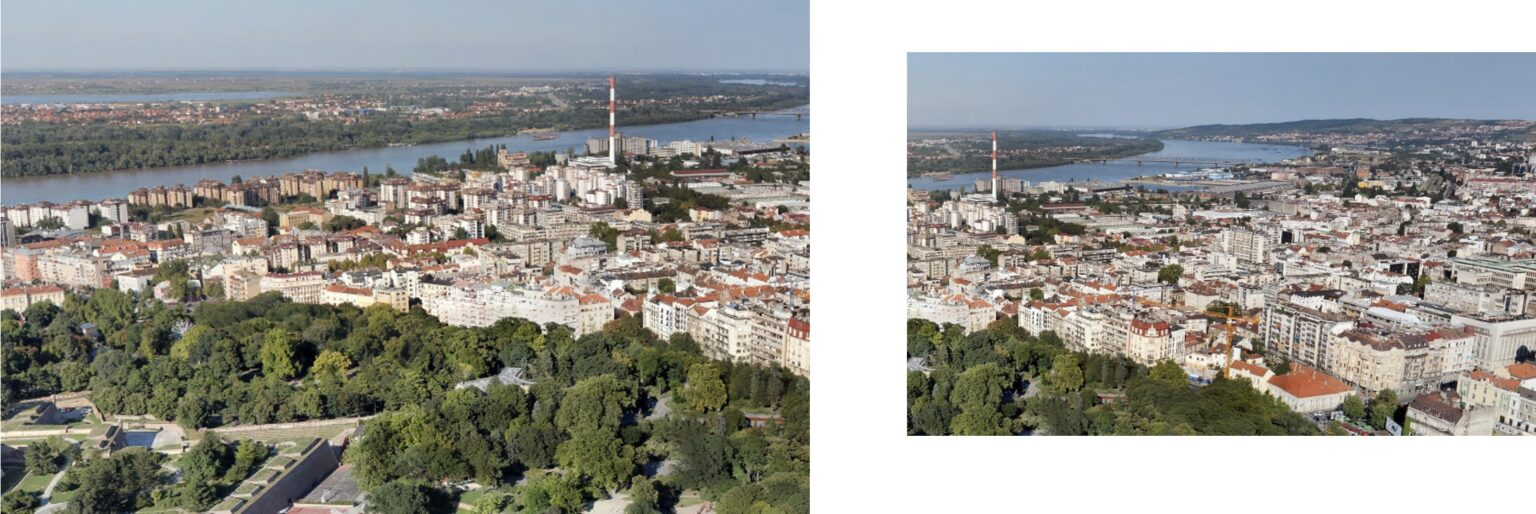
#> input picture first.jpg, 1536 x 514 px; the run also reads 1 picture not shown here
$ python datahacker.py
#> lines starting #> are read from the running program, lines starting #| are printed output that depends on the picture
# http://datahacker.rs/005-how-to-create-a-panorama-image-using-opencv-with-python/
import sys
import cv2
import numpy as np

from google.colab.patches import cv2_imshow

# Load our images
img1 = cv2.imread("first.jpg")
#> img1 is the input picture: shape (514, 1536, 3); mean B, G, R 145.3, 151.2, 151.4
img2 = cv2.imread("second.jpg")

img1_gray = cv2.cvtColor(img1, cv2.COLOR_BGR2GRAY)
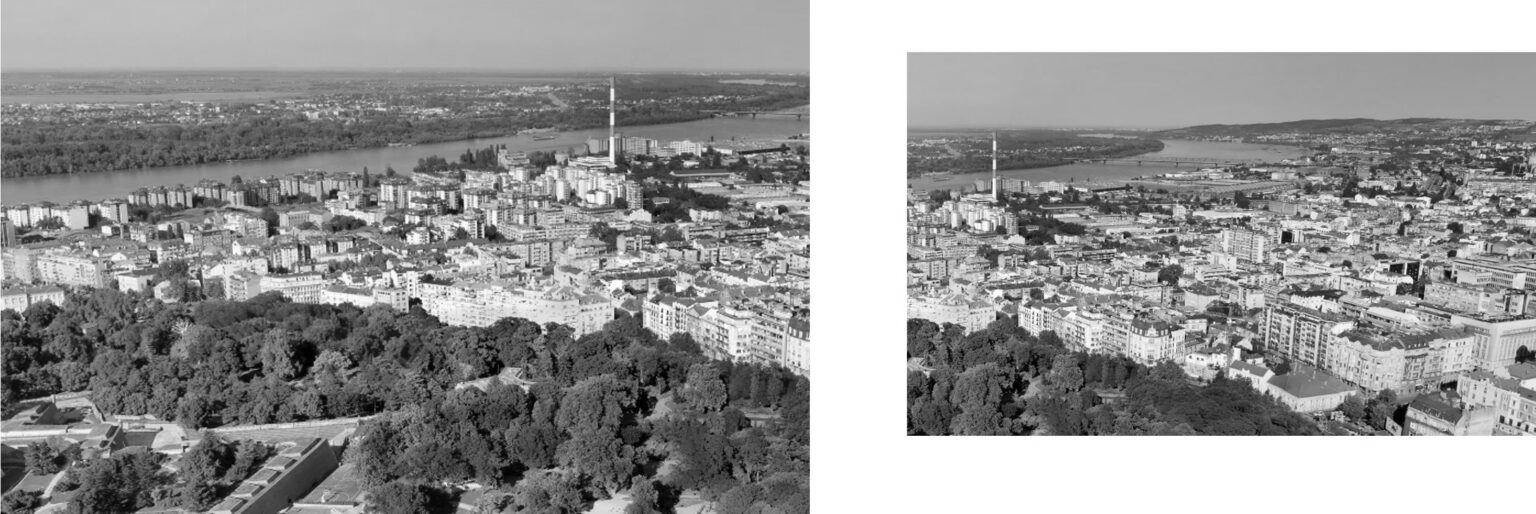
#> img1_gray: shape (514, 1536); min 0, max 255, mean 150.6
img2_gray = cv2.cvtColor(img2, cv2.COLOR_BGR2GRAY)

cv2_imshow(img1_gray)
cv2_imshow(img2_gray)

orb = cv2.ORB_create(nfeatures=2000)

# Find the key points and descriptors with ORB
keypoints1, descriptors1 = orb.detectAndCompute(img1, None)
#> keypoints1 = 2000 keypoints; strongest (x, y, size): (908, 434, 31), (909, 433, 44.6), (908, 429, 64.3), (913, 433, 77.1)
keypoints2, descriptors2 = orb.detectAndCompute(img2, None)
#> keypoints2 has the same summary as keypoints1

cv2_imshow(cv2.drawKeypoints(img1, keypoints1, None, (255, 0, 255)))
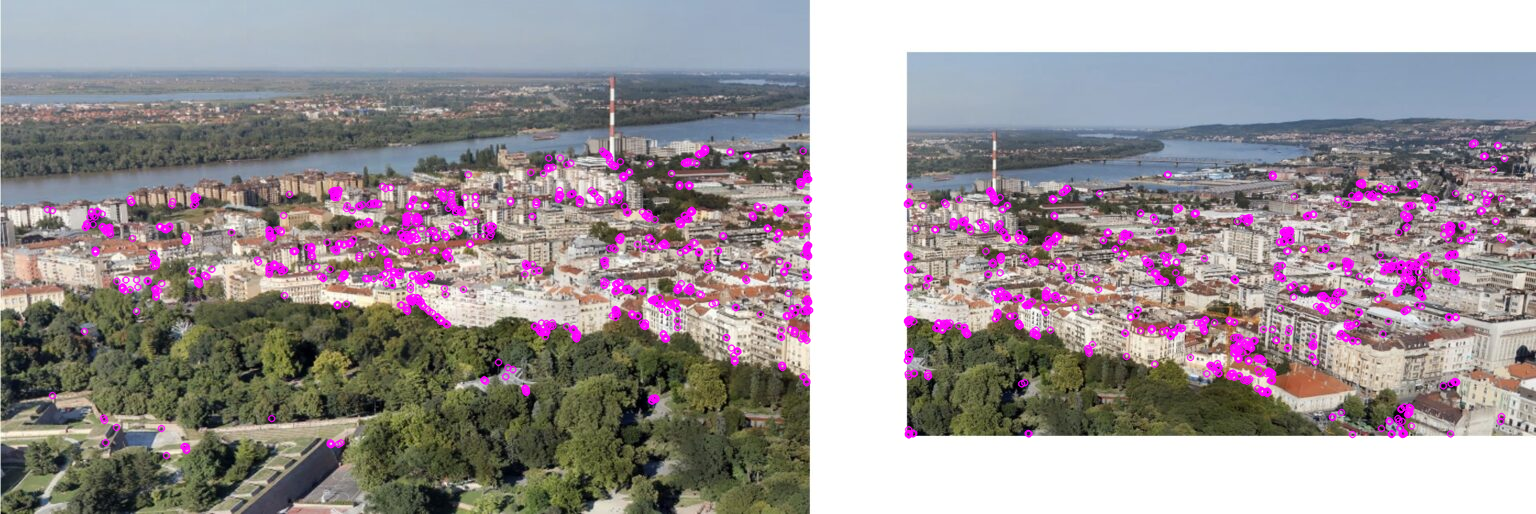
#> shown: shape (514, 1536, 3); mean B, G, R 149.5, 146.5, 155
cv2_imshow(cv2.drawKeypoints(img2, keypoints2, None, (255, 0, 255)))

# Create a BFMatcher object.
# It will find all of the matching keypoints on two images
bf = cv2.BFMatcher_create(cv2.NORM_HAMMING)

# Find matching points
matches = bf.knnMatch(descriptors1, descriptors2, k=2)
#> matches = 2000 matches

print(keypoints1[0].pt)
#| (269.0, 236.0)
print(keypoints1[0].size)
#| 31.0
print("Descriptor of the first keypoint: ")
print(descriptors1[0])
#| [252  74  67 236  84 130  75 112 129   0 199 198  83 195 177 212 120 236
#|    6 238  73 151   4 175 176 236 162 128  55 171 112  32]
#> (the run stopped early here; a loop or call above may not have finished)
